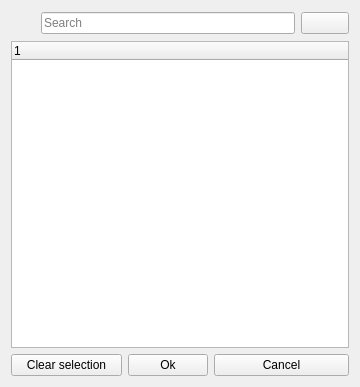
<?xml version="1.0" encoding="UTF-8"?>
<ui version="4.0">
 <class>GuiSelectItemsWidget</class>
 <widget class="QWidget" name="GuiSelectItemsWidget">
  <property name="geometry">
   <rect>
    <x>0</x>
    <y>0</y>
    <width>360</width>
    <height>387</height>
   </rect>
  </property>
  <property name="sizePolicy">
   <sizepolicy hsizetype="Expanding" vsizetype="Expanding">
    <horstretch>0</horstretch>
    <verstretch>0</verstretch>
   </sizepolicy>
  </property>
  <layout class="QGridLayout" name="gridLayout">
   <item row="0" column="0">
    <widget class="QLabel" name="mp_lSearch">
     <property name="minimumSize">
      <size>
       <width>24</width>
       <height>24</height>
      </size>
     </property>
     <property name="maximumSize">
      <size>
       <width>24</width>
       <height>24</height>
      </size>
     </property>
     <property name="pixmap">
      <pixmap resource="../beebeep.qrc">:/images/search.png</pixmap>
     </property>
     <property name="scaledContents">
      <bool>true</bool>
     </property>
    </widget>
   </item>
   <item row="0" column="1" colspan="3">
    <widget class="QLineEdit" name="mp_leSearch">
     <property name="maxLength">
      <number>20</number>
     </property>
     <property name="placeholderText">
      <string>Search</string>
     </property>
    </widget>
   </item>
   <item row="0" column="4">
    <widget class="QPushButton" name="mp_pbClearFilter">
     <property name="maximumSize">
      <size>
       <width>48</width>
       <height>16777215</height>
      </size>
     </property>
     <property name="toolTip">
      <string>Clear filter</string>
     </property>
     <property name="icon">
      <iconset resource="../beebeep.qrc">
       <normaloff>:/images/clear.png</normaloff>:/images/clear.png</iconset>
     </property>
    </widget>
   </item>
   <item row="1" column="0" colspan="5">
    <widget class="QTreeWidget" name="mp_tw">
     <column>
      <property name="text">
       <string notr="true">1</string>
      </property>
     </column>
    </widget>
   </item>
   <item row="2" column="0" colspan="2">
    <widget class="QPushButton" name="mp_pbClear">
     <property name="text">
      <string>Clear selection</string>
     </property>
     <property name="icon">
      <iconset resource="../beebeep.qrc">
       <normaloff>:/images/group-remove.png</normaloff>:/images/group-remove.png</iconset>
     </property>
    </widget>
   </item>
   <item row="2" column="2">
    <widget class="QPushButton" name="mp_pbOk">
     <property name="text">
      <string>Ok</string>
     </property>
    </widget>
   </item>
   <item row="2" column="3" colspan="2">
    <widget class="QPushButton" name="mp_pbCancel">
     <property name="text">
      <string>Cancel</string>
     </property>
    </widget>
   </item>
  </layout>
 </widget>
 <tabstops>
  <tabstop>mp_leSearch</tabstop>
  <tabstop>mp_pbClearFilter</tabstop>
  <tabstop>mp_tw</tabstop>
  <tabstop>mp_pbOk</tabstop>
  <tabstop>mp_pbClear</tabstop>
  <tabstop>mp_pbCancel</tabstop>
 </tabstops>
 <resources>
  <include location="../beebeep.qrc"/>
 </resources>
 <connections/>
</ui>
